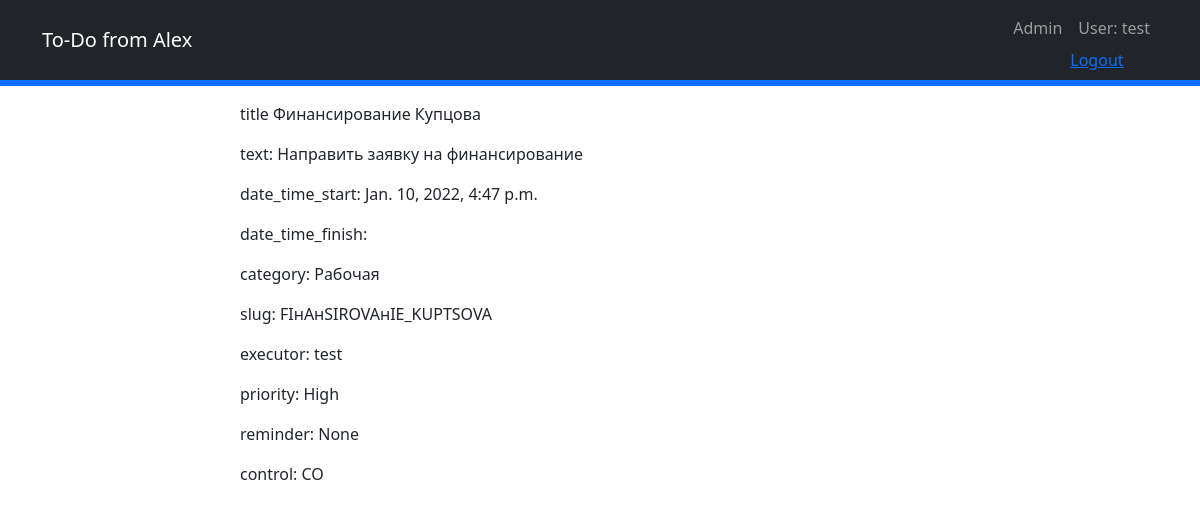
Page /1/ (signed in) on the committed database.
### app/models.py (models this page shows, shortened)
class Task(models.Model):
    title = models.CharField(max_length=128)
    text = models.TextField(blank=True)
    date_time_start = models.DateTimeField(auto_now_add=True)
    date_finish = models.DateField(blank=True, null=True)
    time_finish = models.TimeField(blank=True, null=True)
    category = models.ForeignKey('Category', on_delete=models.CASCADE, default='Общая')
    slug = models.SlugField(blank=True)
    executor = models.ForeignKey(User, on_delete=models.CASCADE)
    priority = models.ForeignKey('Priority', on_delete=models.CASCADE, default='Normal')
    reminder = models.DateTimeField(blank=True, null=True)
    performed = 'PE'
    complete = 'CO'
    choice = [
        (performed, 'Выполняется'),
        (complete, 'Выполнено'),
    ]
    status = models.CharField(max_length=11, choices=choice, default=performed)
    class Meta:
        verbose_name = 'Задача'
        verbose_name_plural = 'Задачи'

class Category(models.Model):
    name = models.CharField(max_length=64)
    class Meta:
        verbose_name = 'Категория'
        verbose_name_plural = 'Категории'
    def __str__(self):
        return f'{self.name}'

class Priority(models.Model):
    low = 'Low'
    normal = 'Normal'
    high = 'Hign'
    PRIORITY = (
        (low, 'Low'),
        (normal, 'Normal'),
        (high, 'High'),
    )
    name = models.CharField(max_length=6, choices=PRIORITY, default=normal,  unique=True)
    class Meta:
        verbose_name = 'Приоритет'
        verbose_name_plural = 'Приоритеты'
    def __str__(self):
        return f'{self.name}'

### app/views.py (the view)
# urls.py: path('<int:pk>/', TaskDetailView.as_view(), name='task_detail'),
class TaskDetailView(LoginRequiredMixin, DetailView):
    model = Task
    template_name = 'task_detail.html'
    context_object_name = 'task'

### app/templates/task_detail.html (shortened to what this page needs)
{% extends 'template.html' %}
{% block content %}
<p>title {{ task.title }}</p>
<p>text: {{ task.text }}</p>
<p>date_time_start: {{ task.date_time_start }}</p>
<p>date_time_finish: {{ task.date_time_finish }}</p>
<p>category: {{ task.category }}</p>
<p>slug: {{ task.slug }}</p>
<p>executor: {{ task.executor }}</p>
<p>priority: {{ task.priority }}</p>
<p>reminder: {{ task.reminder }}</p>
<p>control: {{ task.status }}</p>
{% endblock content %}

### app/templates/template.html (shortened to what this page needs)
<!DOCTYPE html>
<html lang="en">
    <head>
        {% load static %}
        <link href="{% static 'css/styles.css' %}" rel="stylesheet" />
    </head>
    <body>
        <nav class="navbar navbar-expand-lg navbar-dark bg-dark fixed-top">
            <div class="container">
                <a class="navbar-brand" href="#">To-Do from Alex</a>
                <div class="collapse navbar-collapse" id="navbarSupportedContent">
                    <ul class="navbar-nav ms-auto mb-2 mb-lg-0">
                            <li class="nav-item"><a class="nav-link" href="/admin/">Admin</a></li>
                        {% if user.is_authenticated %}
                        <li class="nav-item"><a class="nav-link" href="{% url 'profile' request.user.id %}">User: {{ request.user.username }}</a><a href="/accounts/logout/">Logout<a/></li>
                        {% else %}
                            <li class="nav-item"><a class="nav-link" href="">Вы вошли как Гость</a><a href="/accounts/login/">Login<a/></li></li>
                        {% endif %}
                    </ul>
                </div>
            </div>
        </nav>
        <header class="bg-primary bg-gradient text-white">
            <div class="container px-4 text-center">
                <h1 class="fw-bolder">ToDo</h1>
                <p class="lead">ToDo</p>
            </div>
        </header>
        <div class="container px-4">
            <div class="row gx-4 justify-content-center">
                    <div class="col-lg-8">
            {% block content %}
            {% endblock content %}
                    </div>
            </div>
        </div>
    </body>
</html>

### rows in the picture
Task: title "Финансирование Купцова", text "Направить заявку на финансирование", date_time_start "Jan. 10, 2022, 4:47 p.m.", category "Рабочая", slug "FIнAнSIROVAнIE_KUPTSOVA", executor "test", priority "High", reminder "None", status "CO"

### other values in the picture
{{ request.user.username }} "test"
